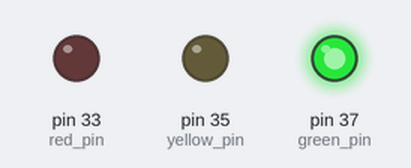
Simulated run of this program. Board: Raspberry Pi (header pin numbers). Parts: output pins drawn as LEDs (lit = HIGH). Threads take turns every 2 ms.

Above: at 5.0 s.
At 11.0 s:
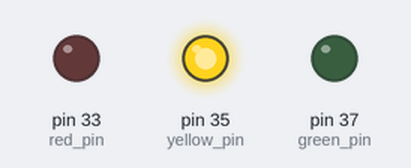
At 17.0 s:
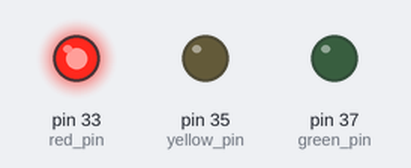
Timing chart, 0 to 28.6 s (numbered marks = the images above):
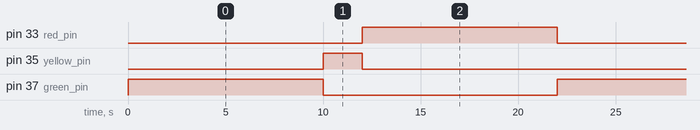

The program:

Traffic_Light.py
```python
import time
import threading
import RPi.GPIO as GPIO

# GPIO 設定 ------------------------------------------------------------
GPIO.setwarnings(False)
GPIO.setmode(GPIO.BOARD)  # GPIO.BOARD, 使用BOARD模式


# Traffic Light (紅綠燈) PIN -------------------------------------------------------------
red_pin = 33  # 紅燈
GPIO.setup(red_pin, GPIO.OUT)
yellow_pin = 35  # 黃燈
GPIO.setup(yellow_pin, GPIO.OUT)
green_pin = 37  # 綠燈
GPIO.setup(green_pin, GPIO.OUT)


def traffic_light_play():
    while True:
        # 綠燈亮 10 秒
        GPIO.output(green_pin, GPIO.HIGH)
        GPIO.output(yellow_pin, GPIO.LOW)
        GPIO.output(red_pin, GPIO.LOW)
        time.sleep(10)
        # 黃燈亮 2 秒
        GPIO.output(green_pin, GPIO.LOW)
        GPIO.output(yellow_pin, GPIO.HIGH)
        GPIO.output(red_pin, GPIO.LOW)
        time.sleep(2)
        # 紅燈亮 10 秒
        GPIO.output(green_pin, GPIO.LOW)
        GPIO.output(yellow_pin, GPIO.LOW)
        GPIO.output(red_pin, GPIO.HIGH)
        time.sleep(10)


if __name__ == '__main__':
    # 紅綠燈執行緒
    t3 = threading.Thread(target=traffic_light_play)
    t3.start()
```

Measured:
- by itself, pin 33 (red_pin), pin 37 (green_pin): alternates HIGH for 10.0 s and LOW for 12.0 s
- by itself, pin 35 (yellow_pin): alternates HIGH for 2.0 s and LOW for 20.0 s
- by itself, everything shown: repeats every 22.0 s, in 3 steps
